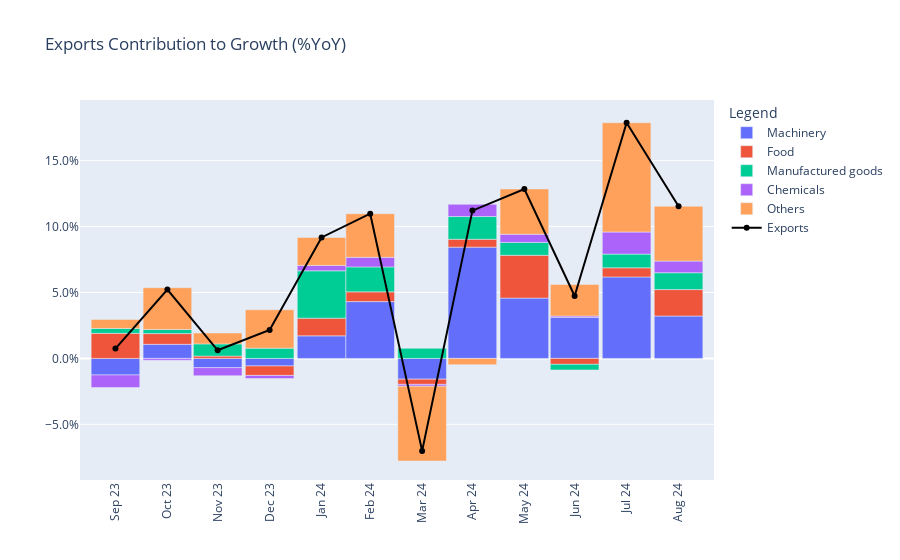

Notebook source saved alongside this figure:
### Code cell
fig = create_ctg_chart(
    df=df_ex, 
    li_columns=['Machinery', 'Food', 'Manufactured goods', 'Chemicals'], 
    str_agg_column='Exports'
)
fig.update_layout(
    title='Exports Contribution to Growth (%YoY)',
)
fig.show()
